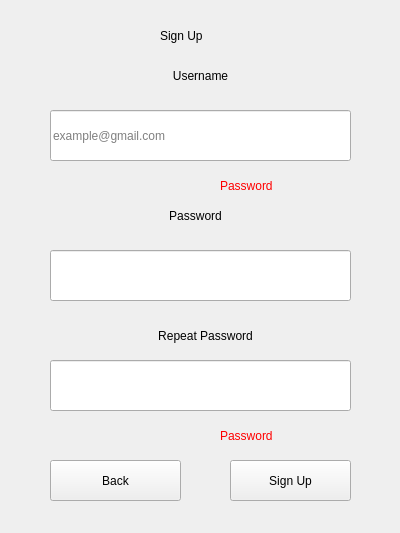
<?xml version="1.0" encoding="UTF-8"?>
<ui version="4.0">
 <class>Form</class>
 <widget class="QWidget" name="Form">
  <property name="geometry">
   <rect>
    <x>0</x>
    <y>0</y>
    <width>400</width>
    <height>533</height>
   </rect>
  </property>
  <property name="windowTitle">
   <string>Form</string>
  </property>
  <widget class="QLabel" name="label">
   <property name="geometry">
    <rect>
     <x>160</x>
     <y>20</y>
     <width>81</width>
     <height>31</height>
    </rect>
   </property>
   <property name="styleSheet">
    <string notr="true">font: 18pt &quot;.AppleSystemUIFont&quot;;</string>
   </property>
   <property name="text">
    <string>Sign Up</string>
   </property>
  </widget>
  <widget class="QLineEdit" name="UsernameText">
   <property name="geometry">
    <rect>
     <x>50</x>
     <y>110</y>
     <width>301</width>
     <height>51</height>
    </rect>
   </property>
   <property name="styleSheet">
    <string notr="true">font: 18pt &quot;.AppleSystemUIFont&quot;;</string>
   </property>
   <property name="placeholderText">
    <string>example@gmail.com</string>
   </property>
  </widget>
  <widget class="QLineEdit" name="PasswordText">
   <property name="geometry">
    <rect>
     <x>50</x>
     <y>250</y>
     <width>301</width>
     <height>51</height>
    </rect>
   </property>
   <property name="styleSheet">
    <string notr="true">font: 18pt &quot;.AppleSystemUIFont&quot;;</string>
   </property>
   <property name="echoMode">
    <enum>QLineEdit::Password</enum>
   </property>
   <property name="placeholderText">
    <string/>
   </property>
  </widget>
  <widget class="QLabel" name="label_2">
   <property name="geometry">
    <rect>
     <x>130</x>
     <y>60</y>
     <width>141</width>
     <height>31</height>
    </rect>
   </property>
   <property name="styleSheet">
    <string notr="true">font: 18pt &quot;.AppleSystemUIFont&quot;;</string>
   </property>
   <property name="text">
    <string>Username</string>
   </property>
   <property name="alignment">
    <set>Qt::AlignCenter</set>
   </property>
  </widget>
  <widget class="QLabel" name="label_3">
   <property name="geometry">
    <rect>
     <x>130</x>
     <y>200</y>
     <width>131</width>
     <height>31</height>
    </rect>
   </property>
   <property name="styleSheet">
    <string notr="true">font: 18pt &quot;.AppleSystemUIFont&quot;;</string>
   </property>
   <property name="text">
    <string>Password</string>
   </property>
   <property name="alignment">
    <set>Qt::AlignCenter</set>
   </property>
  </widget>
  <widget class="QLineEdit" name="RepeatPasswordText">
   <property name="geometry">
    <rect>
     <x>50</x>
     <y>360</y>
     <width>301</width>
     <height>51</height>
    </rect>
   </property>
   <property name="styleSheet">
    <string notr="true">font: 18pt &quot;.AppleSystemUIFont&quot;;</string>
   </property>
   <property name="echoMode">
    <enum>QLineEdit::Password</enum>
   </property>
   <property name="placeholderText">
    <string/>
   </property>
  </widget>
  <widget class="QLabel" name="label_4">
   <property name="geometry">
    <rect>
     <x>100</x>
     <y>320</y>
     <width>211</width>
     <height>31</height>
    </rect>
   </property>
   <property name="styleSheet">
    <string notr="true">font: 18pt &quot;.AppleSystemUIFont&quot;;</string>
   </property>
   <property name="text">
    <string>Repeat Password</string>
   </property>
   <property name="alignment">
    <set>Qt::AlignCenter</set>
   </property>
  </widget>
  <widget class="QLabel" name="PasswordErrorLabel">
   <property name="geometry">
    <rect>
     <x>220</x>
     <y>420</y>
     <width>81</width>
     <height>31</height>
    </rect>
   </property>
   <property name="styleSheet">
    <string notr="true">font: 14pt &quot;.AppleSystemUIFont&quot;;
color: rgb(255, 0, 0);</string>
   </property>
   <property name="text">
    <string>Password</string>
   </property>
  </widget>
  <widget class="QPushButton" name="SignUpButton">
   <property name="geometry">
    <rect>
     <x>230</x>
     <y>460</y>
     <width>121</width>
     <height>41</height>
    </rect>
   </property>
   <property name="text">
    <string>Sign Up</string>
   </property>
  </widget>
  <widget class="QLabel" name="UsernameErrorLabel">
   <property name="geometry">
    <rect>
     <x>220</x>
     <y>170</y>
     <width>81</width>
     <height>31</height>
    </rect>
   </property>
   <property name="styleSheet">
    <string notr="true">font: 14pt &quot;.AppleSystemUIFont&quot;;
color: rgb(255, 0, 0);</string>
   </property>
   <property name="text">
    <string>Password</string>
   </property>
  </widget>
  <widget class="QPushButton" name="BackButton">
   <property name="geometry">
    <rect>
     <x>50</x>
     <y>460</y>
     <width>131</width>
     <height>41</height>
    </rect>
   </property>
   <property name="text">
    <string>Back</string>
   </property>
  </widget>
 </widget>
 <resources/>
 <connections/>
</ui>
